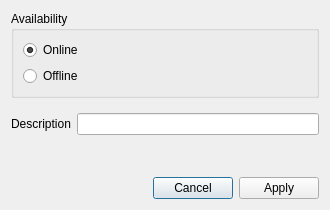
<?xml version="1.0" encoding="UTF-8"?>
<ui version="4.0">
 <class>useravailDlg</class>
 <widget class="QDialog" name="useravailDlg">
  <property name="geometry">
   <rect>
    <x>0</x>
    <y>0</y>
    <width>330</width>
    <height>210</height>
   </rect>
  </property>
  <property name="sizePolicy">
   <sizepolicy hsizetype="Fixed" vsizetype="Fixed">
    <horstretch>0</horstretch>
    <verstretch>0</verstretch>
   </sizepolicy>
  </property>
  <property name="maximumSize">
   <size>
    <width>330</width>
    <height>210</height>
   </size>
  </property>
  <property name="windowTitle">
   <string>Change User Availability</string>
  </property>
  <layout class="QVBoxLayout" name="verticalLayout_2">
   <item>
    <widget class="QGroupBox" name="availBox">
     <property name="title">
      <string>Availability</string>
     </property>
     <layout class="QVBoxLayout" name="verticalLayout">
      <item>
       <widget class="QRadioButton" name="onRad">
        <property name="text">
         <string>Online</string>
        </property>
        <property name="checked">
         <bool>true</bool>
        </property>
       </widget>
      </item>
      <item>
       <widget class="QRadioButton" name="offRad">
        <property name="text">
         <string>Offline</string>
        </property>
        <property name="checkable">
         <bool>true</bool>
        </property>
       </widget>
      </item>
     </layout>
    </widget>
   </item>
   <item>
    <widget class="QWidget" name="descrW" native="true">
     <layout class="QHBoxLayout" name="horizontalLayout">
      <property name="leftMargin">
       <number>0</number>
      </property>
      <property name="rightMargin">
       <number>0</number>
      </property>
      <item>
       <widget class="QLabel" name="descrLabel">
        <property name="text">
         <string>Description</string>
        </property>
       </widget>
      </item>
      <item>
       <widget class="QLineEdit" name="descrText"/>
      </item>
     </layout>
    </widget>
   </item>
   <item>
    <spacer name="verticalSpacer">
     <property name="orientation">
      <enum>Qt::Vertical</enum>
     </property>
     <property name="sizeHint" stdset="0">
      <size>
       <width>20</width>
       <height>40</height>
      </size>
     </property>
    </spacer>
   </item>
   <item>
    <widget class="QDialogButtonBox" name="buttonBox">
     <property name="standardButtons">
      <set>QDialogButtonBox::Apply|QDialogButtonBox::Cancel</set>
     </property>
    </widget>
   </item>
  </layout>
 </widget>
 <resources/>
 <connections>
  <connection>
   <sender>buttonBox</sender>
   <signal>rejected()</signal>
   <receiver>useravailDlg</receiver>
   <slot>reject()</slot>
   <hints>
    <hint type="sourcelabel">
     <x>164</x>
     <y>193</y>
    </hint>
    <hint type="destinationlabel">
     <x>164</x>
     <y>104</y>
    </hint>
   </hints>
  </connection>
 </connections>
</ui>
